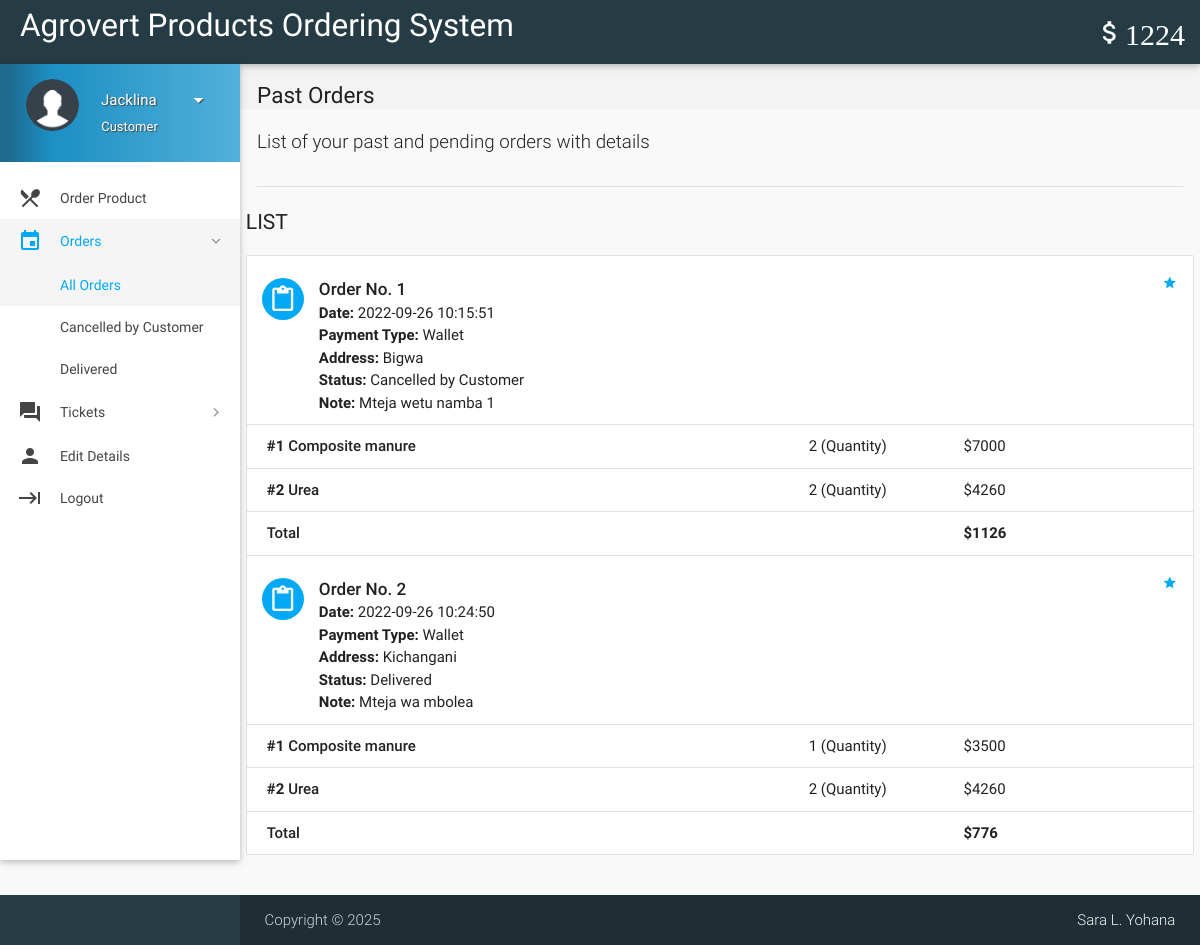
/orders.php (signed in), run on the app's committed database.
### tables this page shows
CREATE TABLE `wallet_details` (
  `id` int(11) NOT NULL,
  `wallet_id` int(11) NOT NULL,
  `number` varchar(16) NOT NULL,
  `cvv` int(3) NOT NULL,
  `balance` int(11) NOT NULL DEFAULT 2000
);

CREATE TABLE `orders` (
  `id` int(11) NOT NULL,
  `customer_id` int(11) NOT NULL,
  `address` varchar(300) NOT NULL,
  `description` varchar(300) NOT NULL,
  `date` datetime NOT NULL DEFAULT current_timestamp(),
  `payment_type` varchar(16) NOT NULL DEFAULT 'Wallet',
  `total` int(11) NOT NULL,
  `status` varchar(25) NOT NULL DEFAULT 'Yet to be delivered',
  `deleted` tinyint(4) NOT NULL DEFAULT 0
);

CREATE TABLE `order_details` (
  `id` int(11) NOT NULL,
  `order_id` int(11) NOT NULL,
  `item_id` int(11) NOT NULL,
  `quantity` int(11) NOT NULL,
  `price` int(11) NOT NULL
);

CREATE TABLE `items` (
  `id` int(11) NOT NULL,
  `name` varchar(20) NOT NULL,
  `price` int(11) NOT NULL,
  `item_image` varchar(255) NOT NULL,
  `deleted` tinyint(4) NOT NULL DEFAULT 0
);

### includes/wallet.php (called while the page is built)
<?php
$user_id=$_SESSION['user_id'];
$sql = mysqli_query($con, "SELECT * FROM wallet where customer_id = $user_id");
while($row1 = mysqli_fetch_array($sql)){
$wallet_id = $row1['id'];
}
$sql = mysqli_query($con, "SELECT * FROM wallet_details where wallet_id = $wallet_id");
while($row1 = mysqli_fetch_array($sql)){
$balance = $row1['balance'];
}
?>

### includes/connect.php (called while the page is built, shortened)
<?php
if(isset($_SESSION['name']))
$name = $_SESSION['name'];
if(isset($_SESSION['role']))
$role = $_SESSION['role'];
?>

### orders.php (the view, shortened to what this page needs)
<?php
include 'includes/connect.php';
include 'includes/wallet.php';
	if($_SESSION['customer_sid']==session_id())
	{
		?>
<!DOCTYPE html>
<html lang="en">
<head>
  <link href="css/materialize.min.css" type="text/css" rel="stylesheet" media="screen,projection">
  <link href="css/style.min.css" type="text/css" rel="stylesheet" media="screen,projection">
  <link href="css/custom/custom.min.css" type="text/css" rel="stylesheet" media="screen,projection">
  <link href="js/plugins/perfect-scrollbar/perfect-scrollbar.css" type="text/css" rel="stylesheet" media="screen,projection">
</head>
<body>
  <header id="header" class="page-topbar">
        <div class="navbar-fixed">
            <nav class="navbar-color">
                <div class="nav-wrapper">
                    <ul class="left">
                      <li><h1 class="logo-wrapper"><a href="index.php" class="brand-logo darken-1">Agrovert Products Ordering System</a></h1></li>
                    </ul>
                    <ul class="right hide-on-med-and-down">
                        <li><a href="#"  class="waves-effect waves-block waves-light"><i class="mdi-editor-attach-money"><?php echo $balance;?></i></a>
                        </li>
                    </ul>
                </div>
            </nav>
        </div>
  </header>
  <div id="main">
    <div class="wrapper">
      <aside id="left-sidebar-nav">
        <ul id="slide-out" class="side-nav fixed leftside-navigation">
            <li class="user-details  light-blue darken-2">
            <div class="row">
                <div class="col col s4 m4 l4">
                    <img src="images/userav.png" alt="" class="circle responsive-img valign profile-image">
                </div>
                <div class="col col s8 m8 l8">
                    <a class="btn-flat dropdown-button waves-effect waves-light white-text profile-btn" href="#" data-activates="profile-dropdown"><?php echo $name;?> <i class="mdi-navigation-arrow-drop-down right"></i></a>
                    <p class="user-roal"><?php echo $role;?></p>
                </div>
            </div>
            </li>
            <li class="bold"><a href="index.php" class="waves-effect waves-light-blue"><i class="mdi-maps-local-restaurant"></i> Order Product</a>
            </li>
                <li class="no-padding">
                    <ul class="collapsible collapsible-accordion">
                        <li class="bold"><a class="collapsible-header waves-effect waves-light-blue active"><i class="mdi-editor-insert-invitation"></i> Orders</a>
                            <div class="collapsible-body">
                                <ul>
								<li class="<?php
								if(!isset($_GET['status'])){
										echo 'active';
									}?>
									"><a href="orders.php">All Orders</a>
                                </li>
								<?php
									$sql = mysqli_query($con, "SELECT DISTINCT status FROM orders  WHERE customer_id = $user_id;;");
									while($row = mysqli_fetch_array($sql)){
                                    echo '<li class='.(isset($_GET['status'])?($status == $_GET['status'] ? 'active' : ''): '').'><a href="orders.php?status='.$row['status'].'">'.$row['status'].'</a>
                                    </li>';
									}
									?>
                                </ul>
                            </div>
                        </li>
                    </ul>
                </li>
                <li class="no-padding">
                    <ul class="collapsible collapsible-accordion">
                        <li class="bold"><a class="collapsible-header waves-effect waves-light-blue"><i class="mdi-action-question-answer"></i> Tickets</a>
                        </li>
                    </ul>
                </li>
            <li class="bold"><a href="details.php" class="waves-effect waves-light-blue"><i class="mdi-social-person"></i> Edit Details</a>
            </li>
            <li class="bold"><a href="routers/logout.php" class="waves-effect waves-light-blue"><i class="mdi-hardware-keyboard-tab"></i> Logout</a></li>
        </ul>
        </aside>
      <section id="content">
        <div id="breadcrumbs-wrapper">
          <div class="container">
            <div class="row">
              <div class="col s12 m12 l12">
                <h5 class="breadcrumbs-title">Past Orders</h5>
              </div>
            </div>
          </div>
        </div>
        <div class="container">
          <p class="caption">List of your past and pending orders with details</p>
          <div class="divider"></div>
<div id="work-collections" class="seaction">
					<?php
					if(isset($_GET['status'])){
						$status = $_GET['status'];
					}
					else{
						$status = '%';
					}
					$sql = mysqli_query($con, "SELECT * FROM orders WHERE customer_id = $user_id AND status LIKE '$status';;");
					echo '              <div class="row">
                <div>
                    <h4 class="header">List</h4>
                    <ul id="issues-collection" class="collection">';
					while($row = mysqli_fetch_array($sql))
					{
						$status = $row['status'];
						echo '<li class="collection-item avatar">
                              <i class="mdi-content-content-paste light-blue circle"></i>
                              <span class="collection-header">Order No. '.$row['id'].'</span>
                              <p><strong>Date:</strong> '.$row['date'].'</p>
                              <p><strong>Payment Type:</strong> '.$row['payment_type'].'</p>
							  <p><strong>Address: </strong>'.$row['address'].'</p>
                              <p><strong>Status:</strong> '.($status=='Paused' ? 'Paused <a  data-position="bottom" data-delay="50" data-tooltip="Please contact administrator for further details." class="btn-floating waves-effect waves-light tooltipped  light-blue">    ?</a>' : $status).'</p>
							  '.(!empty($row['description']) ? '<p><strong>Note: </strong>'.$row['description'].'</p>' : '').'
							  <a href="#" class="secondary-content"><i class="mdi-action-grade"></i></a>
                              </li>';
						$order_id = $row['id'];
						$sql1 = mysqli_query($con, "SELECT * FROM order_details WHERE order_id = $order_id;");
						while($row1 = mysqli_fetch_array($sql1))
						{
							$item_id = $row1['item_id'];
							$sql2 = mysqli_query($con, "SELECT * FROM items WHERE id = $item_id;");
							while($row2 = mysqli_fetch_array($sql2)){
								$item_name = $row2['name'];
							}
							echo '<li class="collection-item">
                            <div class="row">
                            <div class="col s7">
                            <p class="collections-title"><strong>#'.$row1['item_id'].'</strong> '.$item_name.'</p>
                            </div>
                            <div class="col s2">
                            <span>'.$row1['quantity'].' (Quantity)</span>
                            </div>
                            <div class="col s3">
                            <span>$'.$row1['price'].'</span>
                            </div>
                            </div>
                            </li>';
						}
								echo'<li class="collection-item">
                                        <div class="row">
                                            <div class="col s7">
                                                <p class="collections-title"> Total</p>
                                            </div>
                                            <div class="col s2">
											<span> </span>
                                            </div>
                                            <div class="col s3">
                                                <span><strong>$'.$row['total'].'</strong></span>
                                            </div>';
								echo'</div></li>';
					}
					?>
					 </ul>
                </div>
              </div>
            </div>
        </div>
      </section>
    </div>
  </div>
 <footer class="page-footer">
    <div class="footer-copyright">
      <div class="container">
        <span>Copyright © <?php echo date("Y"); ?><span class="right"><a class="grey-text text-lighten-4" href="https://sourcecodester.com">Sara L. Yohana</a></span>
        </div>
    </div>
  </footer>
</body>
</html>
<?php
	}
?>

### data on the page
wallet_details: balance "1224"
orders: id "1", date "2022-09-26 10:15:51", payment_type "Wallet", address "Bigwa", status "Cancelled by Customer", description "Mteja wetu namba 1", total "1126"
order_details: item "1", item.name "Composite manure", quantity "2", price "7000"
order_details: item "2", item.name "Urea", quantity "2", price "4260"
orders: id "2", date "2022-09-26 10:24:50", payment_type "Wallet", address "Kichangani", status "Delivered", description "Mteja wa mbolea", total "776"
order_details: item "1", item.name "Composite manure", quantity "1", price "3500"
order_details: item "2", item.name "Urea", quantity "2", price "4260"

### other printed values
$name "Jacklina"
$role "Customer"
$row['status'] "Cancelled by Customer"
$row['status'] "Delivered"
